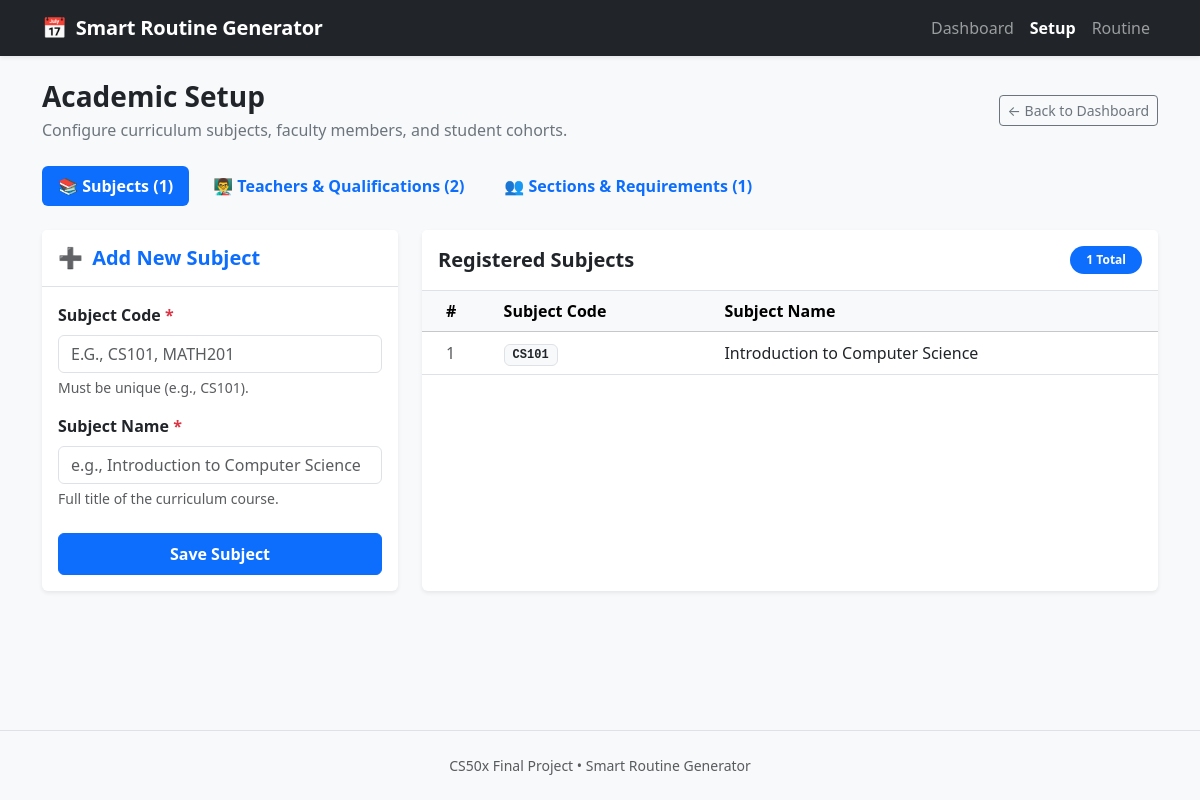
/setup, run on an earlier commit of the app's database.
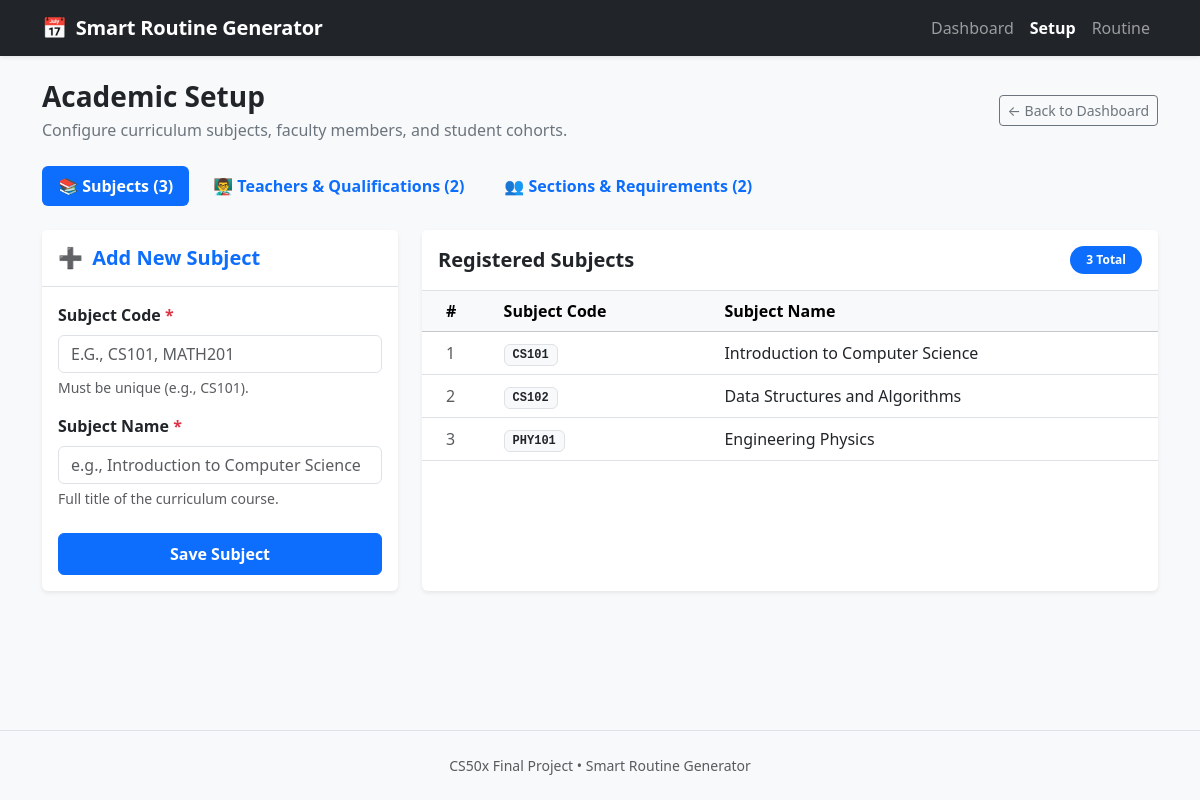
And on a later commit of the database.
### tables this page shows
CREATE TABLE subjects (
    id INTEGER PRIMARY KEY AUTOINCREMENT,
    code TEXT NOT NULL UNIQUE,
    name TEXT NOT NULL
);

### app.py (the view)
@app.route("/setup", methods=["GET"])
def setup():
    db = get_db()
    subjects = db.execute(
        "SELECT id, code, name FROM subjects ORDER BY code ASC;"
    ).fetchall()
    teachers_rows = db.execute(
        "SELECT id, name, email FROM teachers ORDER BY name ASC;"
    ).fetchall()
    qual_rows = db.execute(
        """
        SELECT ts.teacher_id, s.id AS subject_id, s.code AS subject_code, s.name AS subject_name
        FROM teacher_subjects ts
        JOIN subjects s ON ts.subject_id = s.id
        ORDER BY s.code ASC;
        """
    ).fetchall()
    teacher_qualifications = {}
    for row in qual_rows:
        teacher_qualifications.setdefault(row["teacher_id"], []).append({
            "id": row["subject_id"],
            "code": row["subject_code"],
            "name": row["subject_name"],
        })
    teachers = []
    for t in teachers_rows:
        t_dict = dict(t)
        t_dict["subjects"] = teacher_qualifications.get(t["id"], [])
        teachers.append(t_dict)
    sections_rows = db.execute(
        "SELECT id, name FROM sections ORDER BY name ASC;"
    ).fetchall()
    req_rows = db.execute(
        """
        SELECT sr.id AS requirement_id, sr.section_id, sr.subject_id, sr.weekly_periods,
               s.code AS subject_code, s.name AS subject_name
        FROM section_requirements sr
        JOIN subjects s ON sr.subject_id = s.id
        ORDER BY s.code ASC;
        """
    ).fetchall()
    section_requirements_map = {}
    for row in req_rows:
        section_requirements_map.setdefault(row["section_id"], []).append({
            "id": row["requirement_id"],
            "subject_id": row["subject_id"],
            "subject_code": row["subject_code"],
            "name": row["subject_name"],
            "weekly_periods": row["weekly_periods"],
        })
    sections = []
    for sec in sections_rows:
        sec_dict = dict(sec)
        sec_reqs = section_requirements_map.get(sec["id"], [])
        sec_dict["requirements"] = sec_reqs
        sec_dict["total_periods"] = sum(r["weekly_periods"] for r in sec_reqs)
        sections.append(sec_dict)
    active_tab = request.args.get("tab", "subjects")
    return render_template(
        "setup.html",
        subjects=subjects,
        teachers=teachers,
        sections=sections,
        active_tab=active_tab,
    )

### app.py (called while the page is built)
def get_db():
    if "db" not in g:
        db_path = app.config.get("DATABASE_PATH", DATABASE_PATH)
        g.db = get_db_connection(db_path)
    return g.db

### database.py (called while the page is built)
def get_db_connection(db_path: Path = DATABASE_PATH) -> sqlite3.Connection:
    conn = sqlite3.connect(db_path)
    conn.execute("PRAGMA foreign_keys = ON;")
    conn.row_factory = sqlite3.Row
    return conn

### templates/setup.html (shortened to what this page needs)
{% extends "layout.html" %}
{% block content %}
<div class="row mb-4 align-items-center">
    <div class="col-md-8">
        <h1 class="h3 fw-bold mb-1">Academic Setup</h1>
        <p class="text-secondary mb-0">Configure curriculum subjects, faculty members, and student cohorts.</p>
    </div>
    <div class="col-md-4 text-md-end mt-3 mt-md-0">
        <a href="{{ url_for('index') }}" class="btn btn-outline-secondary btn-sm">
            &larr; Back to Dashboard
        </a>
    </div>
</div>
<ul class="nav nav-pills mb-4 gap-2" id="setupTabs" role="tablist">
    <li class="nav-item" role="presentation">
        <button
            class="nav-link fw-semibold {% if active_tab != 'teachers' and active_tab != 'sections' %}active{% endif %}"
            id="subjects-tab"
            data-bs-toggle="pill"
            data-bs-target="#subjects-pane"
            type="button"
            role="tab"
            aria-controls="subjects-pane"
            aria-selected="{% if active_tab != 'teachers' and active_tab != 'sections' %}true{% else %}false{% endif %}"
        >
            📚 Subjects ({{ subjects|length }})
        </button>
    </li>
    <li class="nav-item" role="presentation">
        <button
            class="nav-link fw-semibold {% if active_tab == 'teachers' %}active{% endif %}"
            id="teachers-tab"
            data-bs-toggle="pill"
            data-bs-target="#teachers-pane"
            type="button"
            role="tab"
            aria-controls="teachers-pane"
            aria-selected="{% if active_tab == 'teachers' %}true{% else %}false{% endif %}"
        >
            👨‍🏫 Teachers &amp; Qualifications ({{ teachers|length }})
        </button>
    </li>
    <li class="nav-item" role="presentation">
        <button
            class="nav-link fw-semibold {% if active_tab == 'sections' %}active{% endif %}"
            id="sections-tab"
            data-bs-toggle="pill"
            data-bs-target="#sections-pane"
            type="button"
            role="tab"
            aria-controls="sections-pane"
            aria-selected="{% if active_tab == 'sections' %}true{% else %}false{% endif %}"
        >
            👥 Sections &amp; Requirements ({{ sections|length }})
        </button>
    </li>
</ul>
<div class="tab-content" id="setupTabContent">
    <div
        class="tab-pane fade {% if active_tab != 'teachers' and active_tab != 'sections' %}show active{% endif %}"
        id="subjects-pane"
        role="tabpanel"
        aria-labelledby="subjects-tab"
        tabindex="0"
    >
        <div class="row g-4">
            <div class="col-lg-4">
                <div class="card shadow-sm border-0 h-100">
                    <div class="card-header bg-white py-3 border-bottom">
                        <h5 class="card-title mb-0 fw-semibold text-primary">
                            <span class="me-1">&#10133;</span> Add New Subject
                        </h5>
                    </div>
                    <div class="card-body">
                        <form action="{{ url_for('add_subject') }}" method="POST" autocomplete="off">
                            <div class="mb-3">
                                <label for="code" class="form-label fw-semibold">Subject Code <span class="text-danger">*</span></label>
                                <input
                                    type="text"
                                    class="form-control text-uppercase"
                                    id="code"
                                    name="code"
                                    placeholder="e.g., CS101, MATH201"
                                    maxlength="20"
                                    required
                                    autofocus
                                >
                                <div class="form-text">Must be unique (e.g., CS101).</div>
                            </div>
                            <div class="mb-4">
                                <label for="name" class="form-label fw-semibold">Subject Name <span class="text-danger">*</span></label>
                                <input
                                    type="text"
                                    class="form-control"
                                    id="name"
                                    name="name"
                                    placeholder="e.g., Introduction to Computer Science"
                                    maxlength="100"
                                    required
                                >
                                <div class="form-text">Full title of the curriculum course.</div>
                            </div>
                            <button type="submit" class="btn btn-primary w-100 fw-semibold py-2">
                                Save Subject
                            </button>
                        </form>
                    </div>
                </div>
            </div>
            <div class="col-lg-8">
                <div class="card shadow-sm border-0 h-100">
                    <div class="card-header bg-white py-3 border-bottom d-flex justify-content-between align-items-center">
                        <h5 class="card-title mb-0 fw-semibold">Registered Subjects</h5>
                        <span class="badge bg-primary rounded-pill px-3 py-2">
                            {{ subjects|length }} Total
                        </span>
                    </div>
                    <div class="card-body p-0">
                        {% if subjects %}
                            <div class="table-responsive">
                                <table class="table table-hover align-middle mb-0">
                                    <thead class="table-light">
                                        <tr>
                                            <th scope="col" class="ps-4" style="width: 10%;">#</th>
                                            <th scope="col" style="width: 30%;">Subject Code</th>
                                            <th scope="col" style="width: 60%;">Subject Name</th>
                                        </tr>
                                    </thead>
                                    <tbody>
                                        {% for subject in subjects %}
                                            <tr>
                                                <td class="ps-4 text-muted">{{ loop.index }}</td>
                                                <td>
                                                    <span class="badge bg-light text-dark border font-monospace px-2 py-1">
                                                        {{ subject['code'] }}
                                                    </span>
                                                </td>
                                                <td class="fw-medium text-dark">{{ subject['name'] }}</td>
                                            </tr>
                                        {% endfor %}
                                    </tbody>
                                </table>
                            </div>
                        {% else %}
                            <div class="text-center py-5 text-muted">
                                <div class="display-6 mb-2">📚</div>
                                <h6 class="fw-bold">No subjects added yet</h6>
                                <p class="small mb-0">Use the form on the left to add your first curriculum subject.</p>
                            </div>
                        {% endif %}
                    </div>
                </div>
            </div>
        </div>
    </div>
</div>
{% endblock %}

### templates/layout.html (shortened to what this page needs)
<!DOCTYPE html>
<html lang="en">
<head>
    <link href="https://cdn.jsdelivr.net/npm/bootstrap@5.3.3/dist/css/bootstrap.min.css" rel="stylesheet">
    <link rel="stylesheet" href="{{ url_for('static', filename='css/style.css') }}">
</head>
<body>
    <nav class="navbar navbar-expand-lg navbar-dark bg-dark shadow-sm">
        <div class="container">
            <a class="navbar-brand fw-bold" href="{{ url_for('index') }}">
                <span class="text-primary me-1">&#128197;</span> Smart Routine Generator
            </a>
            <div class="collapse navbar-collapse" id="navbarNav">
                <ul class="navbar-nav ms-auto">
                    <li class="nav-item">
                        <a class="nav-link {% if request.endpoint == 'index' %}active fw-semibold{% endif %}" href="{{ url_for('index') }}">Dashboard</a>
                    </li>
                    <li class="nav-item">
                        <a class="nav-link {% if request.endpoint == 'setup' %}active fw-semibold{% endif %}" href="{{ url_for('setup') }}">Setup</a>
                    </li>
                    <li class="nav-item">
                        <a class="nav-link {% if request.endpoint == 'routine' %}active fw-semibold{% endif %}" href="{{ url_for('routine') }}">Routine</a>
                    </li>
                </ul>
            </div>
        </div>
    </nav>
    <main class="container my-4">
        {% block content %}{% endblock %}
    </main>
    <footer class="text-center py-4 text-muted small border-top mt-auto">
        CS50x Final Project &bull; Smart Routine Generator
    </footer>
</body>
</html>

### static/css/style.css (style rules this page uses)
:root { --primary-color: #0d6efd; --border-color: #dee2e6; }
body { background-color: #f8f9fa; font-family: system-ui, -apple-system, "Segoe UI", Roboto, "Helvetica Neue", Arial, sans-serif; min-height: 100vh; display: flex; flex-direction: column; }
main { flex: 1; }
.navbar-brand { letter-spacing: -0.2px; }

What changed in the data, as far as the page shows it:
added subjects: code "CS102", name "Data Structures and Algorithms"
added subjects: code "PHY101", name "Engineering Physics"
Also different on the page:
{{ subjects|length }}: "1" → "3"
{{ sections|length }}: "1" → "2"
